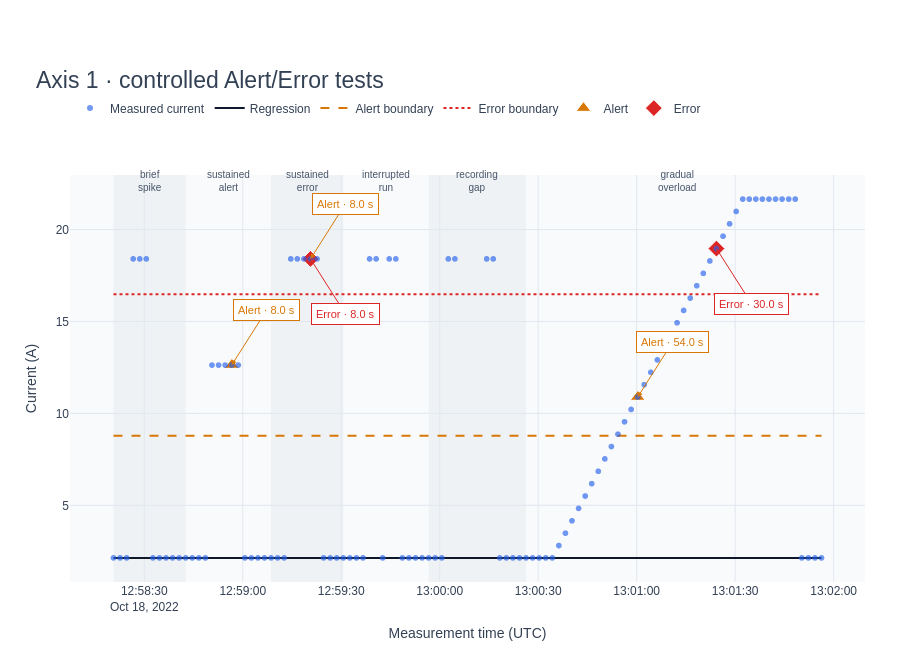
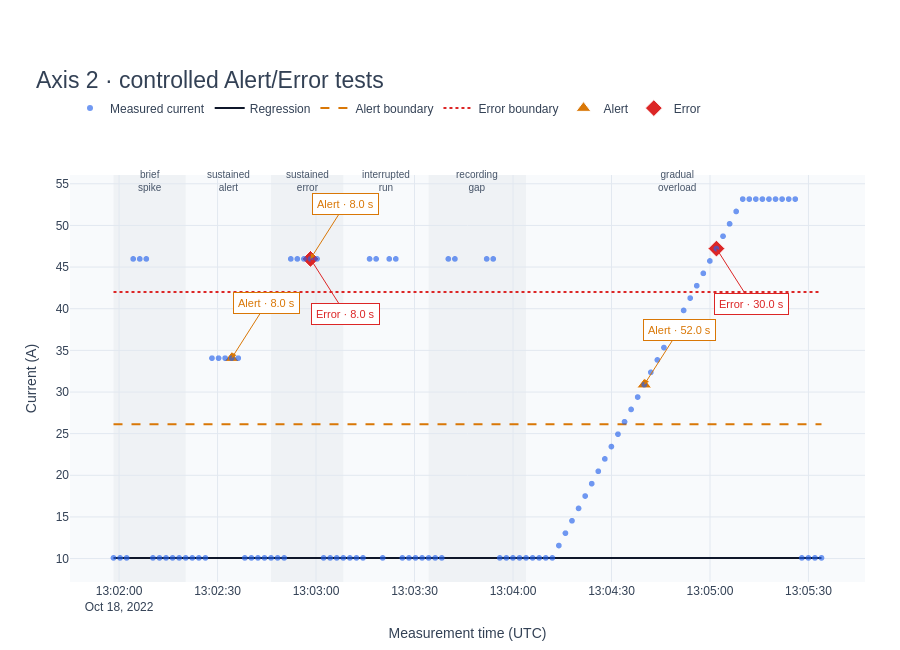
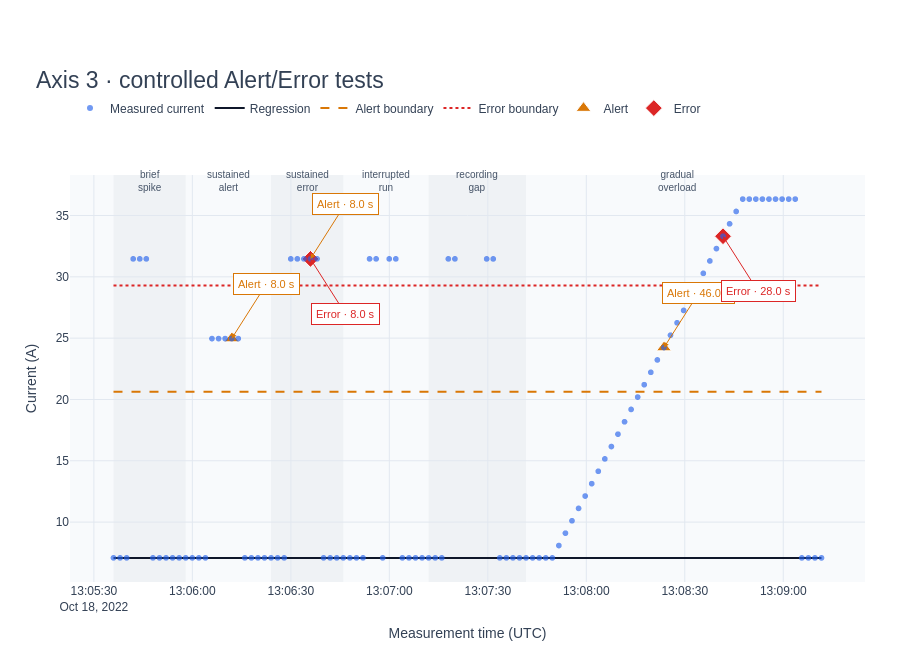
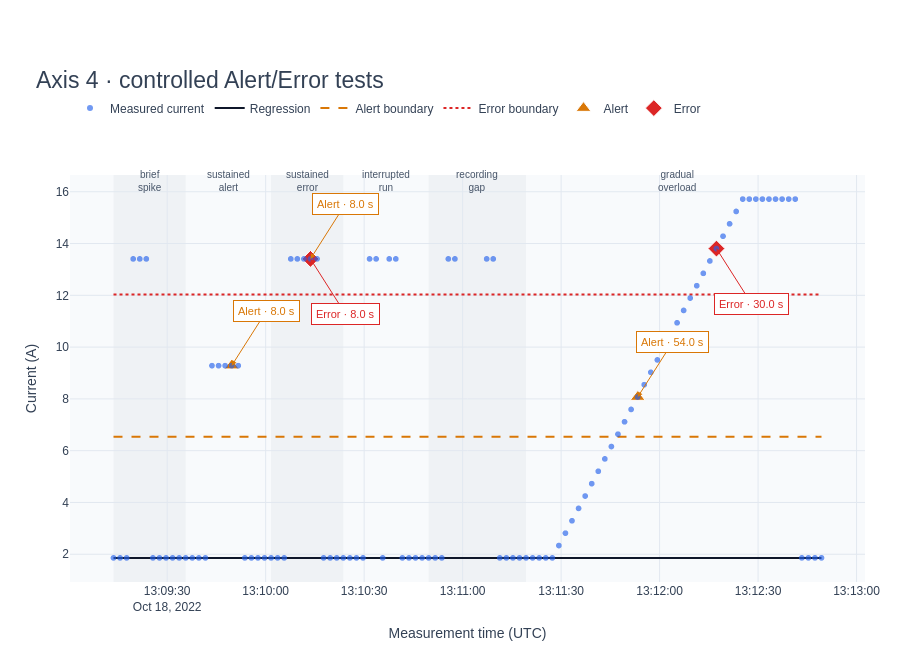

Source (notebook cell) for these figures, in order:
### Code cell
for axis in AXIS_COLUMNS:
    figure = plot_axis_events(axis, controlled_only=True)
    show_chart(figure, f"{axis}_controlled_events")

    figure.write_html(
        PLOTS_DIR / f"{axis}_controlled_events.html",
        include_plotlyjs="cdn",
        full_html=True,
        config=CHART_CONFIG,
    )

print(f"Saved eight interactive charts and PNGs to {PLOTS_DIR}")
